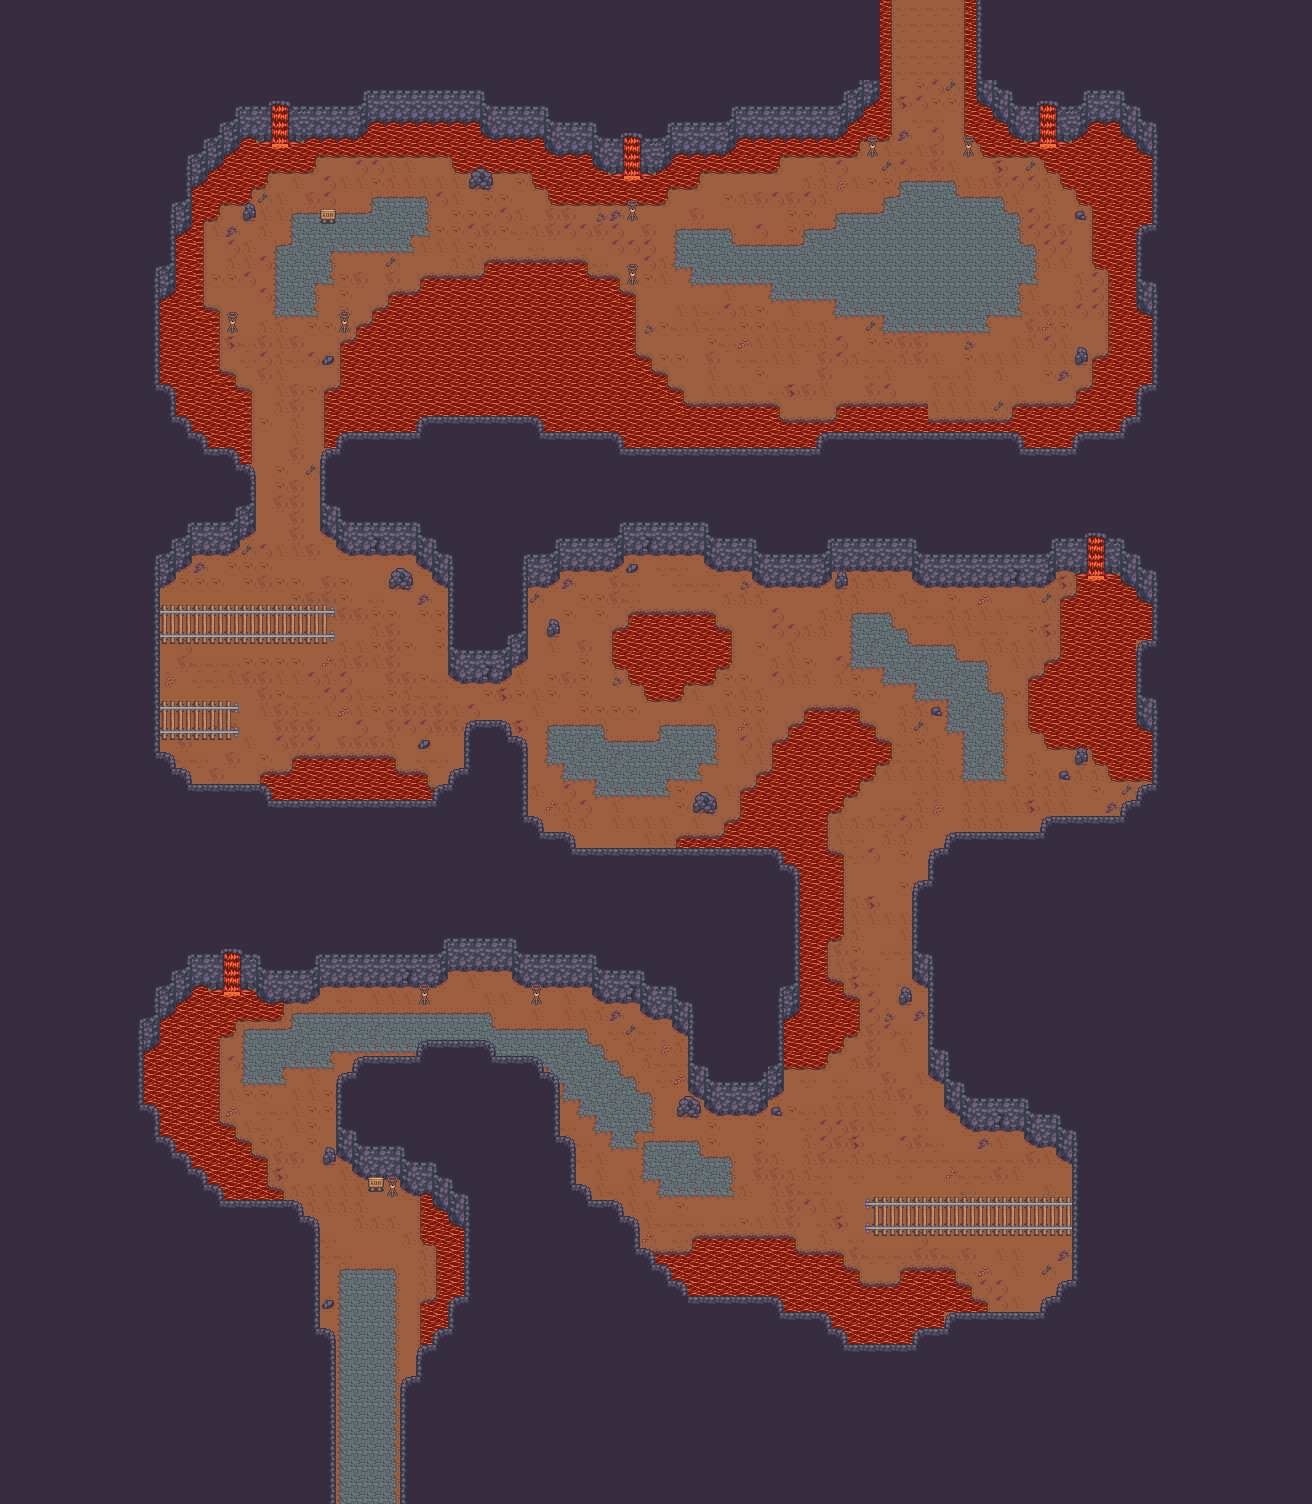

Rendered tile map (Tiled .tmx) drawn with the repository's tilesets; below, a short description and the map source with its tile grids summarised:
An orthogonal 82x94 tile map with 16x16 px tiles, 4 tile layers (background, background2, Tile Layer 1, obj), 4 tilesets and 193 objects (LAVA_END, LAVA_START, TOP_WORLD.LAVA_END, TOP_WORLD.LAVA_START, 6).

<map version="1.0" orientation="orthogonal" renderorder="right-down" width="82" height="94" tilewidth="16" tileheight="16" nextobjectid="284">
 <tileset firstgid="1" name="tileset1" tilewidth="16" tileheight="16" tilecount="1833" columns="39">
  <image source="../sprites/map_objects/tileset1.png" trans="ffffff" width="624" height="752" />
 </tileset>
 <tileset firstgid="1834" name="dungeon" tilewidth="16" tileheight="16" tilecount="1479" columns="51">
  <image source="../sprites/map_objects/dungeon.png" trans="ffffff" width="816" height="464" />
  <terraintypes>
   <terrain name="1" tile="-1" />
  </terraintypes>
  <tile id="562" terrain="0,0,0,0" />
  <tile id="563" terrain=",0,0,0" />
  <tile id="564" terrain="0,,0,0" />
  <tile id="565" terrain=",,0,0" />
  <tile id="566" terrain="0,0,,0" />
  <tile id="567" terrain=",0,,0" />
  <tile id="568" terrain=",,,0" />
  <tile id="570" terrain="0,0,0," />
  <tile id="571" terrain=",,0," />
  <tile id="572" terrain="0,,0," />
  <tile id="574" terrain="0,0,," />
  <tile id="575" terrain=",0,," />
  <tile id="576" terrain="0,,," />
 </tileset>
 <tileset firstgid="3313" name="tileset_water" tilewidth="16" tileheight="16" tilecount="2805" columns="51">
  <image source="../sprites/map_objects/tileset_water.png" trans="ffffff" width="816" height="880" />
 </tileset>
 <tileset firstgid="6118" name="outside" tilewidth="16" tileheight="16" tilecount="1248" columns="52">
  <image source="../sprites/map_objects/outside.png" trans="ffffff" width="832" height="384" />
 </tileset>
 <layer name="background" width="82" height="94">
  <data>[7708 cells, 7708 non-empty, 3 distinct tile ids]</data>
 </layer>
 <layer name="background2" width="82" height="94">
  <data>[7708 cells, 27 non-empty, 1 distinct tile ids]</data>
 </layer>
 <layer name="Tile Layer 1" width="82" height="94">
  <data>[7708 cells, 7688 non-empty, 91 distinct tile ids]</data>
 </layer>
 <layer name="obj" width="82" height="94">
  <data>[7708 cells, 270 non-empty, 41 distinct tile ids]</data>
 </layer>
 <objectgroup name="MAP_COLLISION_LAYER">
  <object id="1" x="400" y="1376" width="16" height="128" />
  <object id="2" x="320" y="1344" width="16" height="160" />
  <object id="3" x="320" y="1328" width="16" height="16" />
  <object id="5" x="304" y="1216" width="16" height="128" />
  <object id="25" x="240" y="1002" width="48" height="22" />
  <object id="26" x="224" y="1024" width="16" height="16" />
  <object id="27" x="208" y="1024" width="16" height="96" />
  <object id="29" x="224" y="1120" width="16" height="16" />
  <object id="30" x="240" y="1136" width="16" height="16" />
  <object id="31" x="256" y="1152" width="16" height="32" />
  <object id="32" x="272" y="1184" width="16" height="16" />
  <object id="33" x="416" y="1296" width="16" height="48" />
  <object id="34" x="416" y="1344" width="16" height="32" />
  <object id="35" x="432" y="1248" width="16" height="48" />
  <object id="37" x="416" y="1184" width="16" height="64" />
  <object id="38" x="400" y="1152" width="16" height="42" />
  <object id="39" x="384" y="1152" width="16" height="44.6667" />
  <object id="40" x="368" y="1136" width="16" height="55.3333" />
  <object id="41" x="352" y="1136" width="16" height="39.3333" />
  <object id="42" x="336" y="1072" width="16" height="88.3333" />
  <object id="43" x="320" y="1148.17" width="16" height="16" />
  <object id="44" x="352" y="1056" width="64" height="16" />
  <object id="45" x="416" y="1040" width="80" height="16" />
  <object id="46" x="288" y="960" width="32" height="42" />
  <object id="47" x="320" y="954.667" width="128" height="32.6667" />
  <object id="48" x="416" y="988.825" width="16" height="16" />
  <object id="49" x="448" y="938.18" width="64" height="32" />
  <object id="50" x="513.587" y="953.121" width="80" height="32" />
  <object id="51" x="528" y="985.121" width="16" height="19.1748" />
  <object id="52" x="496" y="1056" width="48" height="16" />
  <object id="53" x="544" y="1072" width="16" height="64" />
  <object id="55" x="560" y="1136" width="16" height="48" />
  <object id="56" x="576" y="1184" width="16" height="16" />
  <object id="57" x="592" y="1200" width="32" height="16" />
  <object id="59" x="592.529" y="969.65" width="48" height="32" />
  <object id="60" x="640" y="986.18" width="32" height="32" />
  <object id="61" x="672" y="1001.12" width="16" height="32" />
  <object id="62" x="688" y="1024" width="16" height="91.8835" />
  <object id="63" x="676.5" y="1095.41" width="11.5" height="20.6925" />
  <object id="64" x="704" y="1082.8" width="64" height="32" />
  <object id="66" x="768" y="1056" width="16" height="41.6667" />
  <object id="67" x="784" y="1056" width="48" height="16" />
  <object id="68" x="832" y="1040" width="16" height="16" />
  <object id="69" x="848" y="992" width="16" height="48" />
  <object id="71" x="816" y="976" width="32" height="16" />
  <object id="72" x="816" y="928" width="16" height="48" />
  <object id="73" x="832" y="848" width="16" height="96" />
  <object id="75" x="816" y="816" width="16" height="48" />
  <object id="76" x="816" y="800" width="32" height="16" />
  <object id="77" x="848" y="768" width="16" height="32" />
  <object id="79" x="864" y="768" width="16" height="16" />
  <object id="80" x="880" y="736" width="16" height="32" />
  <object id="81" x="864" y="720" width="16" height="16" />
  <object id="82" x="800" y="704" width="64" height="16" />
  <object id="87" x="784" y="720" width="16" height="16" />
  <object id="88" x="768" y="736" width="16" height="32" />
  <object id="89" x="752" y="768" width="16" height="16" />
  <object id="90" x="736" y="784" width="16" height="32" />
  <object id="93" x="720" y="816" width="16" height="16" />
  <object id="94" x="672" y="832" width="48" height="16" />
  <object id="95" x="624" y="1216" width="16" height="32" />
  <object id="97" x="640" y="1248" width="48" height="16" />
  <object id="98" x="688" y="1232" width="112" height="16" />
  <object id="99" x="288" y="1200" width="16" height="16" />
  <object id="101" x="800" y="1248" width="48" height="16" />
  <object id="102" x="848" y="1264" width="16" height="16" />
  <object id="103" x="848" y="1280" width="48" height="16" />
  <object id="104" x="896" y="1264" width="64" height="16" />
  <object id="105" x="960" y="1280" width="16" height="16" />
  <object id="107" x="976" y="1296" width="16" height="16" />
  <object id="108" x="976" y="1312" width="80" height="16" />
  <object id="109" x="1040" y="1296" width="16" height="16" />
  <object id="111" x="1056" y="1280" width="16" height="16" />
  <object id="112" x="1072" y="1136" width="16" height="160" />
  <object id="113" x="1056" y="1120" width="16" height="42.215" />
  <object id="115" x="1024" y="1120" width="32" height="26.215" />
  <object id="118" x="960" y="1104" width="64" height="26.215" />
  <object id="120" x="944" y="1056" width="16" height="54.744" />
  <object id="121" x="928" y="944" width="16" height="137.636" />
  <object id="123" x="912" y="880" width="16" height="112" />
  <object id="124" x="928" y="848" width="16" height="32" />
  <object id="125" x="944" y="832" width="96" height="16" />
  <object id="126" x="1040" y="816" width="80" height="16" />
  <object id="128" x="1120" y="800" width="16" height="16" />
  <object id="129" x="1136" y="784" width="16" height="16" />
  <object id="130" x="1104" y="768" width="32" height="16" />
  </objectgroup>
 <objectgroup name="MAP_SPAWNS_LAYER">
  <!-- 2 objects omitted --></objectgroup>
 <objectgroup name="MAP_PORTAL_LAYER">
  <!-- 2 objects omitted --></objectgroup>
 <objectgroup name="MAP_ENEMY_SPAWN_LAYER">
  <!-- 1 objects omitted --></objectgroup>
</map>
<!-- 107 of 193 objects omitted -->
